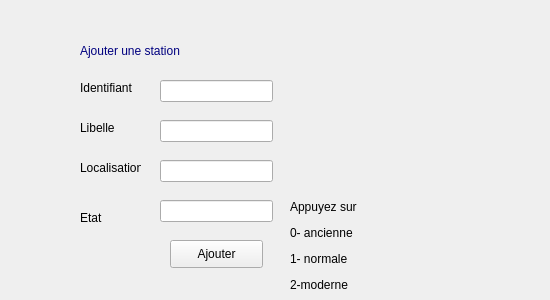
      <widget class="QWidget" name="tab">
       <attribute name="title">
        <string>Ajouter</string>
       </attribute>
       <widget class="QLineEdit" name="libelleStation">
        <property name="geometry">
         <rect>
          <x>160</x>
          <y>120</y>
          <width>113</width>
          <height>22</height>
         </rect>
        </property>
       </widget>
       <widget class="QLineEdit" name="idStation">
        <property name="geometry">
         <rect>
          <x>160</x>
          <y>80</y>
          <width>113</width>
          <height>22</height>
         </rect>
        </property>
        <property name="maximumSize">
         <size>
          <width>113</width>
          <height>22</height>
         </size>
        </property>
        <property name="styleSheet">
         <string notr="true">color: qconicalgradient(cx:0, cy:0, angle:135, stop:0 rgba(255, 255, 0, 69), rgba(255, 255, 0, 69), stop:0.423533 rgba(251, 255, 0, 145), stop:0.45 rgba(247, 255, 0, 208), stop:0.477581 rgba(255, 244, 71, 130), stop:0.518717 rgba(255, 218, 71, 130), stop:0.55 rgba(255, 255, 0, 255), stop:0.57754 rgba(255, 203, 0, 130), stop:0.625 rgba(255, 255, 0, 69), stop:1 rgba(255, 255, 0, 69)); 
</string>
        </property>
       </widget>
       <widget class="QLineEdit" name="localisationStation">
        <property name="geometry">
         <rect>
          <x>160</x>
          <y>160</y>
          <width>113</width>
          <height>22</height>
         </rect>
        </property>
       </widget>
       <widget class="QLabel" name="label">
        <property name="geometry">
         <rect>
          <x>80</x>
          <y>80</y>
          <width>55</width>
          <height>16</height>
         </rect>
        </property>
        <property name="text">
         <string>Identifiant</string>
        </property>
       </widget>
       <widget class="QLabel" name="label_2">
        <property name="geometry">
         <rect>
          <x>80</x>
          <y>120</y>
          <width>55</width>
          <height>16</height>
         </rect>
        </property>
        <property name="text">
         <string>Libelle</string>
        </property>
       </widget>
       <widget class="QLabel" name="label_3">
        <property name="geometry">
         <rect>
          <x>80</x>
          <y>160</y>
          <width>61</width>
          <height>16</height>
         </rect>
        </property>
        <property name="text">
         <string>Localisation</string>
        </property>
       </widget>
       <widget class="QLabel" name="label_5">
        <property name="geometry">
         <rect>
          <x>80</x>
          <y>30</y>
          <width>461</width>
          <height>41</height>
         </rect>
        </property>
        <property name="styleSheet">
         <string notr="true">font: 75 16pt &quot;MS Shell Dlg 2&quot;;
font: 81 26pt &quot;Rockwell Extra Bold&quot;;
color : rgb(0, 0, 127)</string>
        </property>
        <property name="text">
         <string>Ajouter une station</string>
        </property>
       </widget>
       <widget class="QPushButton" name="ajouterStation">
        <property name="geometry">
         <rect>
          <x>170</x>
          <y>240</y>
          <width>93</width>
          <height>28</height>
         </rect>
        </property>
        <property name="text">
         <string>Ajouter</string>
        </property>
       </widget>
       <widget class="QLabel" name="label_4">
        <property name="geometry">
         <rect>
          <x>80</x>
          <y>210</y>
          <width>55</width>
          <height>16</height>
         </rect>
        </property>
        <property name="text">
         <string>Etat</string>
        </property>
       </widget>
       <widget class="QLineEdit" name="etatStation">
        <property name="geometry">
         <rect>
          <x>160</x>
          <y>200</y>
          <width>113</width>
          <height>22</height>
         </rect>
        </property>
       </widget>
       <widget class="QLabel" name="label_16">
        <property name="geometry">
         <rect>
          <x>290</x>
          <y>200</y>
          <width>71</width>
          <height>91</height>
         </rect>
        </property>
        <property name="text">
         <string>&lt;html&gt;&lt;head/&gt;&lt;body&gt;&lt;p&gt;Appuyez sur :&lt;/p&gt;&lt;p&gt;0- ancienne&lt;/p&gt;&lt;p&gt;1- normale&lt;/p&gt;&lt;p&gt;2-moderne&lt;/p&gt;&lt;/body&gt;&lt;/html&gt;</string>
        </property>
       </widget>
      </widget>
